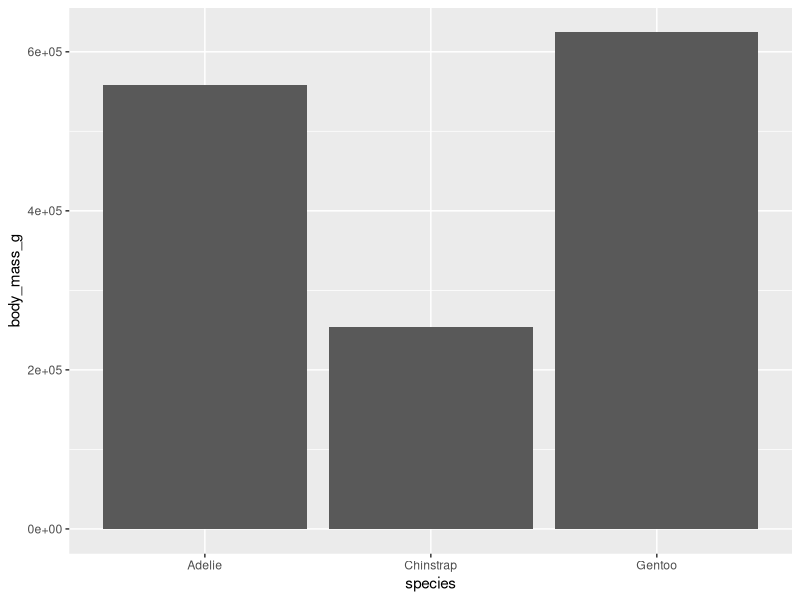
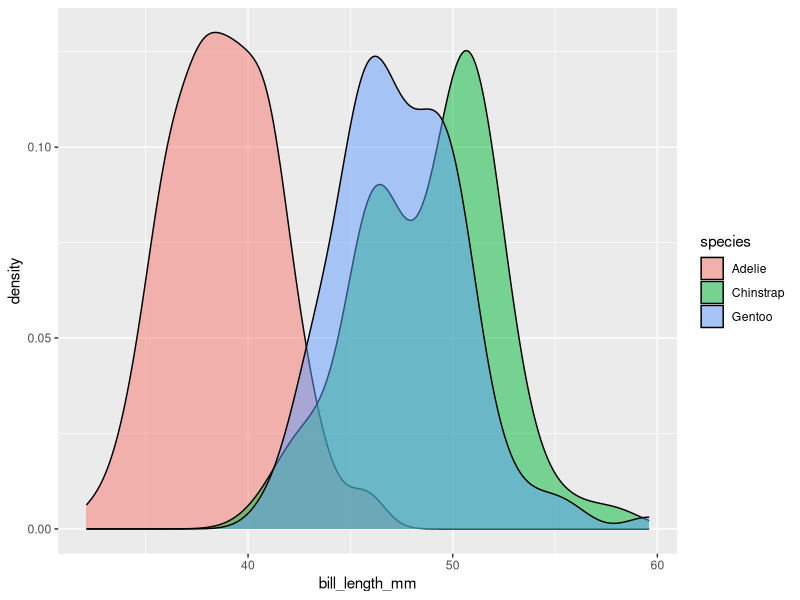

The R source for these figures, in order:
## ---- chunk 1
knitr::opts_chunk$set(echo = TRUE)
library(palmerpenguins)
library(tidyverse)
## ---- chunk 2
ggplot(data = penguins, aes(x = species, y = body_mass_g)) + geom_bar(stat = "identity")
## ---- chunk 3
penguins %>%
  ggplot() +
  geom_density(mapping = aes(x = bill_length_mm, fill=species), alpha=0.5)

